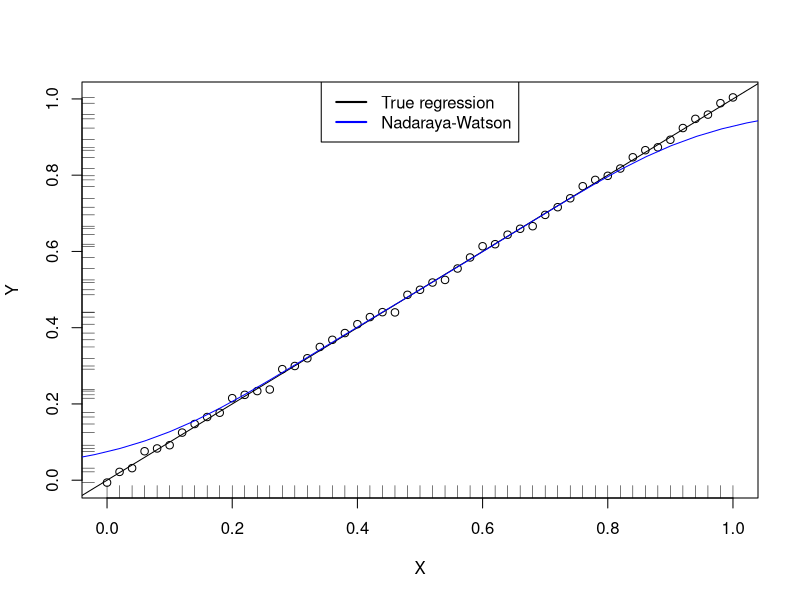

The R script that drew this image:
mNW <- function(x, X, Y, h, K = dnorm) {

  Kx <- sapply(X, function(Xi) K((x - Xi) / h) / h)
  
  W <- Kx / rowSums(Kx)
  
  drop(W %*% Y)
}

set.seed(1)
n <- 51
eps <- rnorm(n, mean = 0, sd = 0.01)
m <- function(x) x
X <- seq(from = 0, to = 1, by = 0.02)
Y <- m(X) + eps
xGrid <- seq(-10, 10, l = 500)

h <- 0.1

plot(X, Y)
rug(X, side = 1); rug(Y, side = 2)
lines(xGrid, m(xGrid), col = 1)
lines(xGrid, mNW(x = xGrid, X = X, Y = Y, h = h), col = 'blue')
legend("top", legend = c("True regression", "Nadaraya-Watson"),
       lwd = 2, col = c("black", "blue"))
